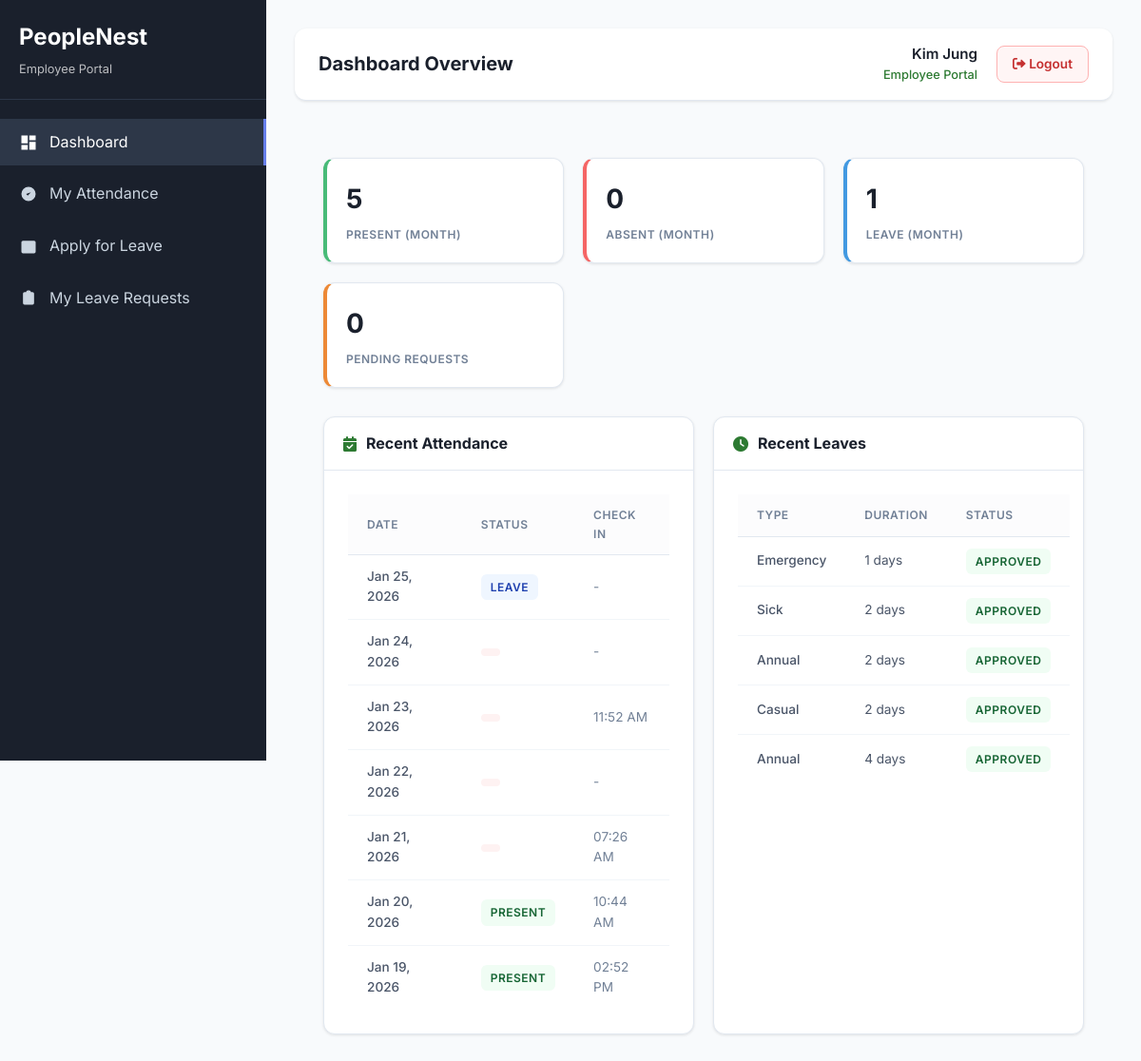
The page /dashboard.php (signed in) on the database its author committed.
### tables this page shows
CREATE TABLE `attendance` (
  `id` int(11) NOT NULL,
  `employee_id` int(11) NOT NULL,
  `date` date NOT NULL,
  `status` enum('present','absent','leave') NOT NULL,
  `check_in_time` time DEFAULT NULL,
  `latitude` decimal(10,8) DEFAULT NULL,
  `longitude` decimal(11,8) DEFAULT NULL,
  `check_out_time` time DEFAULT NULL,
  `notes` text DEFAULT NULL,
  `created_by` int(11) DEFAULT NULL,
  `created_at` timestamp NOT NULL DEFAULT current_timestamp()
);

CREATE TABLE `leave_requests` (
  `id` int(11) NOT NULL,
  `employee_id` int(11) NOT NULL,
  `leave_type` enum('sick','casual','annual','maternity','emergency') NOT NULL,
  `start_date` date NOT NULL,
  `end_date` date NOT NULL,
  `days_requested` int(11) NOT NULL,
  `reason` text NOT NULL,
  `status` enum('pending','approved','rejected') DEFAULT 'pending',
  `approved_by` int(11) DEFAULT NULL,
  `approved_at` timestamp NULL DEFAULT NULL,
  `rejection_reason` text DEFAULT NULL,
  `created_at` timestamp NOT NULL DEFAULT current_timestamp(),
  `updated_at` timestamp NOT NULL DEFAULT current_timestamp() ON UPDATE current_timestamp()
);

### dashboard.php (the view, shortened to what this page needs)
<?php
$database = new Database();
$conn = $database->getConnection();
$query = "SELECT * FROM employees WHERE user_id = ?";
$stmt = $conn->prepare($query);
$stmt->execute([$_SESSION['user_id']]);
$employee = $stmt->fetch(PDO::FETCH_ASSOC);
$query = "SELECT
            COUNT(CASE WHEN status = 'present' THEN 1 END) as present_days,
            COUNT(CASE WHEN status = 'absent' THEN 1 END) as absent_days,
            COUNT(CASE WHEN status = 'leave' THEN 1 END) as leave_days
          FROM attendance
          WHERE employee_id = ? AND MONTH(date) = MONTH(CURDATE()) AND YEAR(date) = YEAR(CURDATE())";
$stmt = $conn->prepare($query);
$stmt->execute([$employee['id']]);
$attendance_summary = $stmt->fetch(PDO::FETCH_ASSOC);
$query = "SELECT * FROM leave_requests WHERE employee_id = ? ORDER BY created_at DESC LIMIT 5";
$stmt = $conn->prepare($query);
$stmt->execute([$employee['id']]);
$recent_leaves = $stmt->fetchAll(PDO::FETCH_ASSOC);
$query = "SELECT * FROM attendance WHERE employee_id = ? ORDER BY date DESC LIMIT 7";
$stmt = $conn->prepare($query);
$stmt->execute([$employee['id']]);
$recent_attendance = $stmt->fetchAll(PDO::FETCH_ASSOC);
?>
<!DOCTYPE html>
<html lang="en">
<head>
    <link rel="stylesheet" href="https://cdnjs.cloudflare.com/ajax/libs/font-awesome/6.0.0/css/all.min.css">
    <link rel="stylesheet" href="assets/css/style.css">
</head>
<body>
    <div class="dashboard-layout">
        <?php include 'includes/employee-sidebar.php'; ?>
        <div class="main-content">
            <div class="top-bar">
                <h1 class="page-title">Dashboard Overview</h1>
                <div class="user-menu">
                    <div class="user-info">
                        <div class="user-name"><?php echo htmlspecialchars($_SESSION['full_name']); ?></div>
                        <div class="user-role">Employee Portal</div>
                    </div>
                    <a href="logout.php" class="logout-btn"><i class="fas fa-sign-out-alt"></i> Logout</a>
                </div>
            </div>
            <div class="content-area">
                <div class="stats-grid">
                    <div class="stat-card">
                        <div class="stat-number"><?php echo $attendance_summary['present_days']; ?></div>
                        <div class="stat-label">Present (Month)</div>
                    </div>
                    <div class="stat-card">
                        <div class="stat-number"><?php echo $attendance_summary['absent_days']; ?></div>
                        <div class="stat-label">Absent (Month)</div>
                    </div>
                    <div class="stat-card">
                        <div class="stat-number"><?php echo $attendance_summary['leave_days']; ?></div>
                        <div class="stat-label">Leave (Month)</div>
                    </div>
                    <div class="stat-card">
                        <div class="stat-number"><?php echo count(array_filter($recent_leaves, function($leave) { return $leave['status'] === 'pending'; })); ?></div>
                        <div class="stat-label">Pending Requests</div>
                    </div>
                </div>
                <div class="data-grid">
                    <div class="card">
                        <div class="card-header">
                            <i class="fas fa-calendar-check"></i>
                            <h3 class="card-title">Recent Attendance</h3>
                        </div>
                        <div class="card-body">
                            <table class="table">
                                <thead>
                                    <tr>
                                        <th>Date</th>
                                        <th>Status</th>
                                        <th>Check In</th>
                                    </tr>
                                </thead>
                                <tbody>
                                    <?php foreach ($recent_attendance as $attendance): ?>
                                    <tr>
                                        <td style="font-weight: 500;"><?php echo date('M d, Y', strtotime($attendance['date'])); ?></td>
                                        <td>
                                            <span class="badge badge-<?php echo $attendance['status'] === 'present' ? 'success' : ($attendance['status'] === 'leave' ? 'info' : 'danger'); ?>">
                                                <?php echo ucfirst($attendance['status']); ?>
                                            </span>
                                        </td>
                                        <td style="color: var(--text-muted);"><?php echo $attendance['check_in_time'] ? date('h:i A', strtotime($attendance['check_in_time'])) : '-'; ?></td>
                                    </tr>
                                    <?php endforeach; ?>
                                </tbody>
                            </table>
                        </div>
                    </div>
                    <div class="card">
                        <div class="card-header">
                            <i class="fas fa-clock"></i>
                            <h3 class="card-title">Recent Leaves</h3>
                        </div>
                        <div class="card-body">
                            <table class="table">
                                <thead>
                                    <tr>
                                        <th>Type</th>
                                        <th>Duration</th>
                                        <th>Status</th>
                                    </tr>
                                </thead>
                                <tbody>
                                    <?php foreach ($recent_leaves as $leave): ?>
                                    <tr>
                                        <td style="font-weight: 500;"><?php echo ucfirst($leave['leave_type']); ?></td>
                                        <td><?php echo $leave['days_requested']; ?> days</td>
                                        <td>
                                            <span class="badge badge-<?php echo $leave['status'] === 'pending' ? 'warning' : ($leave['status'] === 'approved' ? 'success' : 'danger'); ?>">
                                                <?php echo ucfirst($leave['status']); ?>
                                            </span>
                                        </td>
                                    </tr>
                                    <?php endforeach; ?>
                                </tbody>
                            </table>
                        </div>
                    </div>
                </div>
            </div>
        </div>
    </div>
</body>
</html>

### assets/css/style.css (style rules this page uses)
* { margin: 0; padding: 0; box-sizing: border-box; }
body { font-family: "Segoe UI", Tahoma, Geneva, Verdana, sans-serif; line-height: 1.6; color: #333; background-color: #f8fafc; }
.dashboard-layout { display: flex; min-height: 100vh; }
.main-content { flex: 1; margin-left: 280px; background-color: #f8fafc; }
.top-bar { background: white; padding: 15px 30px; border-bottom: 1px solid #e2e8f0; display: flex; justify-content: space-between; align-items: center; box-shadow: 0 1px 3px rgba(0, 0, 0, 0.1); }
.page-title { font-size: 1.5rem; font-weight: 600; color: #1a202c; }
.user-menu { display: flex; align-items: center; gap: 15px; }
.user-info { text-align: right; }
.user-name { font-weight: 500; color: #1a202c; }
.user-role { font-size: 0.8rem; color: #718096; }
.content-area { padding: 30px; }
.card { background: white; border-radius: 12px; box-shadow: 0 1px 3px rgba(0, 0, 0, 0.1); margin-bottom: 20px; }
.card-header { padding: 20px 25px; border-bottom: 1px solid #e2e8f0; }
.card-title { font-size: 1.2rem; font-weight: 600; color: #1a202c; }
.card-body { padding: 25px; }
.stats-grid { display: grid; grid-template-columns: repeat(auto-fit, minmax(250px, 1fr)); gap: 20px; margin-bottom: 30px; }
.stat-card { background: white; padding: 25px; border-radius: 12px; box-shadow: 0 1px 3px rgba(0, 0, 0, 0.1); border-left: 4px solid #667eea; }
.stat-number { font-size: 2.5rem; font-weight: 700; color: #1a202c; margin-bottom: 5px; }
.stat-label { color: #718096; font-size: 0.9rem; text-transform: uppercase; letter-spacing: 0.5px; }
.stat-card { transition: all 0.3s ease; border-left: none; border: 1px solid #e2e8f0; }
.table { width: 100%; border-collapse: collapse; background: white; }
.table th, .table td { padding: 12px 15px; text-align: left; border-bottom: 1px solid #e2e8f0; }
.table th { background-color: #f8fafc; font-weight: 600; color: #374151; text-transform: uppercase; font-size: 0.8rem; letter-spacing: 0.5px; }
.table td { vertical-align: middle; color: #4a5568; }
.table tr:last-child td { border-bottom: none; }
.badge { padding: 4px 12px; border-radius: 20px; font-size: 0.8rem; font-weight: 500; text-transform: uppercase; letter-spacing: 0.5px; }
.badge-success { background-color: #c6f6d5; color: #2d7d32; }
.badge-danger { background-color: #fed7d7; color: #c53030; }
.badge-info { background-color: #bee3f8; color: #2b6cb0; }
.badge-success { background-color: #d1fae5; color: #065f46; }
.badge-danger { background-color: #fee2e2; color: #991b1b; }

### rows shown on the page
attendance: date "Jan 25, 2026", status "LEAVE"
attendance: date "Jan 24, 2026"
attendance: date "Jan 23, 2026", check_in_time "11:52 AM"
attendance: date "Jan 22, 2026"
attendance: date "Jan 21, 2026", check_in_time "07:26 AM"
attendance: date "Jan 20, 2026", status "PRESENT", check_in_time "10:44 AM"
attendance: date "Jan 19, 2026", status "PRESENT", check_in_time "02:52 PM"
leave_requests: leave_type "Emergency", days_requested "1", status "APPROVED"
leave_requests: leave_type "Sick", days_requested "2", status "APPROVED"
leave_requests: leave_type "Annual", days_requested "2", status "APPROVED"
leave_requests: leave_type "Casual", days_requested "2", status "APPROVED"
leave_requests: leave_type "Annual", days_requested "4", status "APPROVED"

### other values the page prints
$_SESSION['full_name'] "Kim Jung"
$attendance_summary['present_days'] "5"
$attendance_summary['absent_days'] "0"
$attendance_summary['leave_days'] "1"
